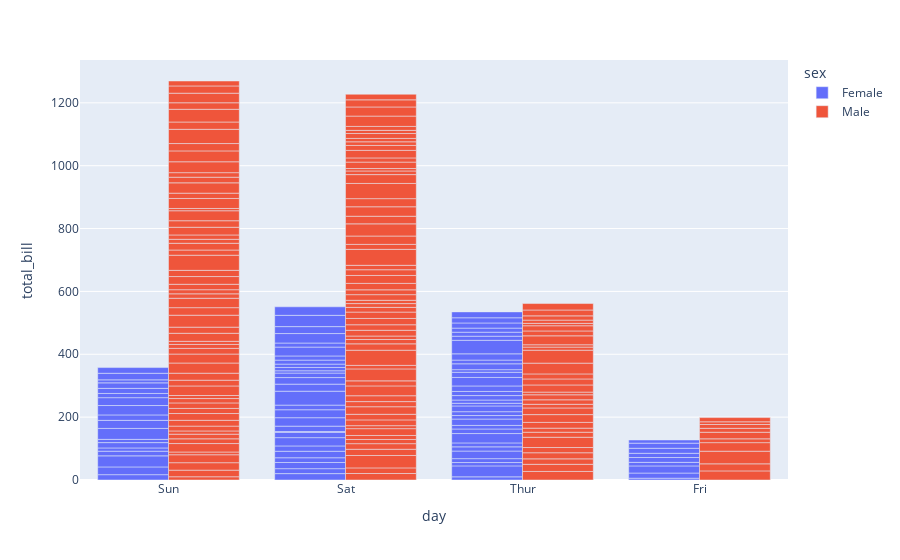

The notebook cell saved with this chart:
### Markdown cell above
## 3️⃣ Bar Chart Example

### Code cell
df = px.data.tips()

fig = px.bar(df, x="day", y="total_bill", color="sex", barmode="group")
fig.show()

### Figure 1 — Plotly figure (JSON) as saved in the notebook; plotly's stock layout.template omitted (floating-point values rounded to 4 significant figures; data arrays with more than 128 entries replaced by an {"elided": "..."} marker saying what was removed)
{"data": [{"alignmentgroup": "True", "hovertemplate": "sex=Female<br>day=%{x}<br>total_bill=%{y}<extra></extra>", "legendgroup": "Female", "marker": {"color": "#636efa", "pattern": {"shape": ""}}, "name": "Female", "offsetgroup": "Female", "orientation": "v", "showlegend": true, "textposition": "auto", "type": "bar", "x": ["Sun", "Sun", "Sun", "Sun", "Sun", "Sun", "Sat", "Sat", "Sat", "Sat", "Sat", "Sat", "Sun", "Sun", "Sat", "Sat", "Sat", "Sat", "Sat", "Sat", "Sat", "Thur", "Thur", "Fri", "Fri", "Fri", "Fri", "Fri", "Sat", "Sat", "Sat", "Sat", "Sat", "Sun", "Sun", "Thur", "Thur", "Thur", "Thur", "Thur", "Thur", "Thur", "Thur", "Thur", "Thur", "Thur", "Thur", "Thur", "Thur", "Thur", "Thur", "Thur", "Thur", "Thur", "Thur", "Thur", "Thur", "Sun", "Sun", "Sun", "Sun", "Sun", "Sat", "Sat", "Sun", "Sun", "Sun", "Thur", "Thur", "Thur", "Thur", "Thur", "Thur", "Thur", "Sat", "Sat", "Sat", "Sat", "Sat", "Fri", "Fri", "Fri", "Fri", "Sat", "Sat", "Sat", "Thur"], "xaxis": "x", "y": [16.99, 24.59, 35.26, 14.83, 10.33, 16.97, 20.29, 15.77, 19.65, 15.06, 20.69, 16.93, 10.29, 34.81, 26.41, 16.45, 3.07, 17.07, 26.86, 25.28, 14.73, 10.07, 34.83, 5.75, 16.32, 22.75, 11.35, 15.38, 44.3, 22.42, 20.92, 14.31, 7.25, 25.71, 17.31, 10.65, 12.43, 24.08, 13.42, 12.48, 29.8, 14.52, 11.38, 20.27, 11.17, 12.26, 18.26, 8.51, 10.33, 14.15, 13.16, 17.47, 27.05, 16.43, 8.35, 18.64, 11.87, 29.85, 25.0, 13.39, 16.21, 17.51, 10.59, 10.63, 9.6, 20.9, 18.15, 19.81, 43.11, 13.0, 12.74, 13.0, 16.4, 16.47, 12.76, 13.27, 28.17, 12.9, 30.14, 13.42, 15.98, 16.27, 10.09, 22.12, 35.83, 27.18, 18.78], "yaxis": "y"}, {"alignmentgroup": "True", "hovertemplate": "sex=Male<br>day=%{x}<br>total_bill=%{y}<extra></extra>", "legendgroup": "Male", "marker": {"color": "#EF553B", "pattern": {"shape": ""}}, "name": "Male", "offsetgroup": "Male", "orientation": "v", "showlegend": true, "textposition": "auto", "type": "bar", "x": {"elided": "157 str values"}, "xaxis": "x", "y": {"elided": "157 float values"}, "yaxis": "y"}], "layout": {"barmode": "group", "legend": {"title": {"text": "sex"}, "tracegroupgap": 0}, "margin": {"t": 60}, "xaxis": {"anchor": "y", "domain": [0, 1], "title": {"text": "day"}}, "yaxis": {"anchor": "x", "domain": [0, 1], "title": {"text": "total_bill"}}}}
